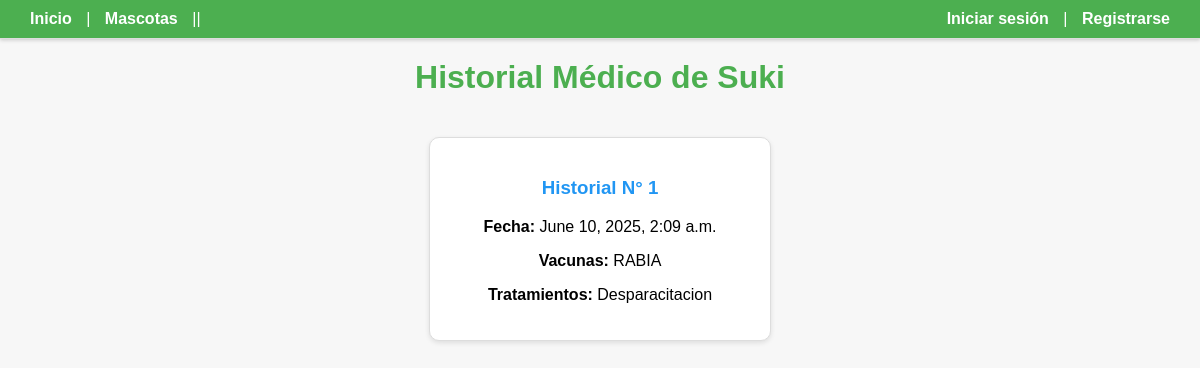
Screenshot of /historial/3 with the database file from the repository.
### Mascota/models.py (models this page shows, shortened)
class Mascota(models.Model):
    ESTADO_CHOICES = [
        ('adopcion', 'Adopción'),
        ('adoptado', 'Adoptado'),
    ]
    id = models.IntegerField(primary_key=True)
    nombre = models.CharField(max_length=100)
    especie = models.CharField(max_length=50)
    edad = models.CharField(max_length=100)
    estado = models.CharField(max_length=10,
        choices=ESTADO_CHOICES,
        default='adopcion')
    fecha_ingreso = models.DateTimeField(auto_now_add=True)

class Historial_medico(models.Model):
    id = models.IntegerField(primary_key=True)
    mascota_id = models.ForeignKey(Mascota, on_delete=models.CASCADE)
    fecha = models.DateTimeField(auto_now_add=True)
    vacuna = models.CharField(max_length=100)
    tratamiento = models.TextField(max_length=100)

### Mascota/views.py (the view)
# urls.py: path('historial/<int:mascota_id>',views.Historial_Mascota,name='mascota'),
def Historial_Mascota(request, mascota_id):
    mascota = get_object_or_404(Mascota, pk=mascota_id)
    historiales = Historial_medico.objects.filter(mascota_id=mascota).order_by('-fecha')
    return render(request, 'Mascota/historial.html', {
        'mascota': mascota,
        'historiales': historiales
    })

### Mascota/templates/Mascota/historial.html (shortened to what this page needs)
{% extends 'pagina/base.html' %}
{% block content %}
<h1 style="text-align: center; color: #4CAF50; margin-top: 20px;">Historial Médico de {{ mascota.nombre }}</h1>
<div style="max-width: 1000px; margin: 0 auto; padding: 20px;">
  {% if historiales %}
    <div style="display: flex; flex-wrap: wrap; justify-content: center; gap: 20px;">
      {% for historial in historiales %}
        <div style="background: white; border: 1px solid #ddd; border-radius: 10px; padding: 20px; width: 300px; box-shadow: 0 2px 5px rgba(0,0,0,0.1); text-align: center;">
          <h3 style="color: #2196F3;">Historial N° {{ historial.id }}</h3>
          <p><strong>Fecha:</strong> {{ historial.fecha }}</p>
          <p><strong>Vacunas:</strong> {{ historial.vacuna }}</p>
          <p><strong>Tratamientos:</strong> {{ historial.tratamiento }}</p>
        </div>
      {% endfor %}
    </div>
  {% else %}
    <div style="max-width: 500px; margin: 50px auto; padding: 20px; background: #fff3cd; color: #856404; border: 1px solid #ffeeba; border-radius: 10px; text-align: center;">
      Esta mascota no tiene historial médico registrado.
    </div>
  {% endif %}
</div>
{% endblock %}

### pagina/templates/pagina/base.html (style rules this page uses)
body { font-family: Arial, sans-serif; margin: 0; padding: 0; background-color: #f7f7f7; }

### rows the page displays
Mascota: nombre "Suki"
Historial_medico: id "1", fecha "June 10, 2025, 2:09 a.m.", vacuna "RABIA", tratamiento "Desparacitacion"
